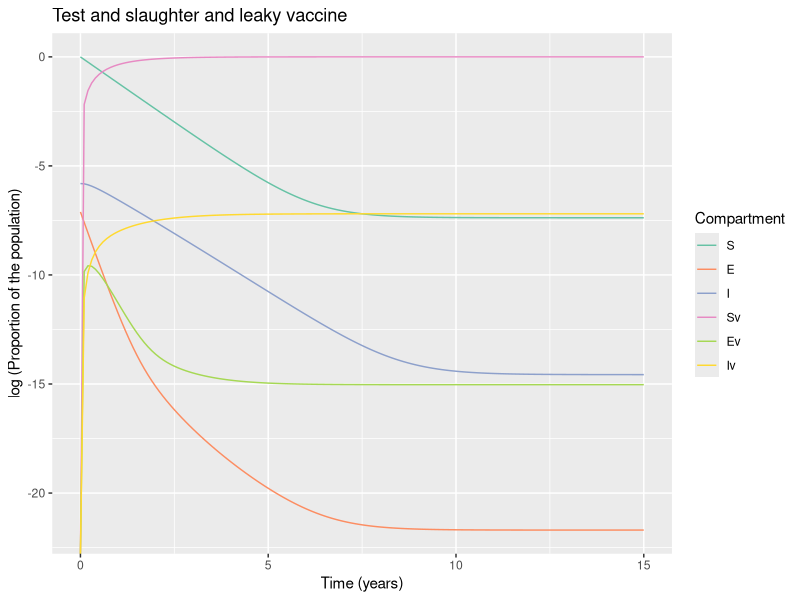

Write R code to recreate this figure.
# LOAD THE PACKAGES:
library(deSolve)
library(reshape2)
library(ggplot2)


# MODEL INPUTS:

initial_state_values <- c(S = 1224000- 4672,
                          E = 1000,        
                          I = 3672,        
                          Sv = 0,      
                          Ev = 0,
                          Iv = 0)      

# Parameters
#R0=0.42

parameters <- c(beta = 0.01,     # the infection rate in units of years^-1  5.2
                delta = 0.01*365,     # the latency period in units of years^-1 
                c_s = 0.39,       # the reduction in the force of infection
                # acting on those vaccinated
                c_i = 0.39,# the reduction in the infectivity of vaccinated infected bovines  
                u = 1/5,#death rate in units of years^-1 
                a = 1, #testing rate in units of years^-1
                b = 1/5, #birth rate in units of years^-1
                vc = 1,  # vaccination rate
                w = 0.0009 ) #wildife infection rate 0.131
              
             

# TIMESTEPS:

# Sequence of timesteps to solve the model at
times <- seq(from = 0, to = 15, by =0.1)#from 0 to 10 years, daily intervalS
# MODEL FUNCTION: 

vaccine_model <- function(time, state, parameters) {  
  
  with(as.list(c(state, parameters)), {    
    
    # Defining lambda as a function of beta and E:
    N <- S + E + I + Sv + Ev + Iv 
    lambda <- beta * I/N + c_i * beta * Iv/N 
    # the Ev compartment gets c_i times less infected than the E compartment
    
    
    # The differential equations
    dS <- -lambda * S - u * S - S * w - vc * S + (b * N * (1-vc))+ a * I + a * Iv
    dE <- lambda * S - delta * E - u * E - vc * E 
    dI <- delta * E - a * I - u * I + S * w 
    dSv <- -c_s * lambda * Sv - u * Sv + vc * S  + b * N * vc - Sv * w            
    dEv <- c_s * lambda * Sv - delta * Ev - u * Ev + vc * E 
    dIv <- delta * Ev - a * Iv - u * Iv + Sv * w 
    
    return(list(c(dS, dE, dI, dSv, dEv, dIv))) 
  })
  
}

# MODEL OUTPUT:

# Solving the differential equations using the ode integration algorithm
output <- as.data.frame(ode(y = initial_state_values, 
                            times = times, 
                            func = vaccine_model,
                            parms = parameters))

# PLOT THE OUTPUT

# turn output dataset into long format
output_long <- melt(as.data.frame(output), id = "time")

# Adding a column for the prevalence proportion to the long-format output
output_long$prevalence <- output_long$value/sum(initial_state_values)

# Plot the number in each compartment over time
ggplot(data = output_long,                                               
       aes(x = time, y = log(prevalence), colour = variable, group = variable)) +  
  geom_line() +                                                          
  xlab("Time (years)")+                                                   
  ylab("log (Proportion of the population)") +
  labs(title = paste("Test and slaughter and leaky vaccine"), 
       colour = "Compartment") +
  scale_colour_brewer(palette = "Set2")

#incidence<- diff(output_long$value[output_long$variable=="T"])
#plot(incidence)
#lambda <- 5.2/2 * (output_long$value[output_long$variable=="I"])
